Frame 1 (no input): blank canvas, image omitted
Frame 60 (the mouse pressed at the canvas centre just before this capture): blank canvas, image omitted
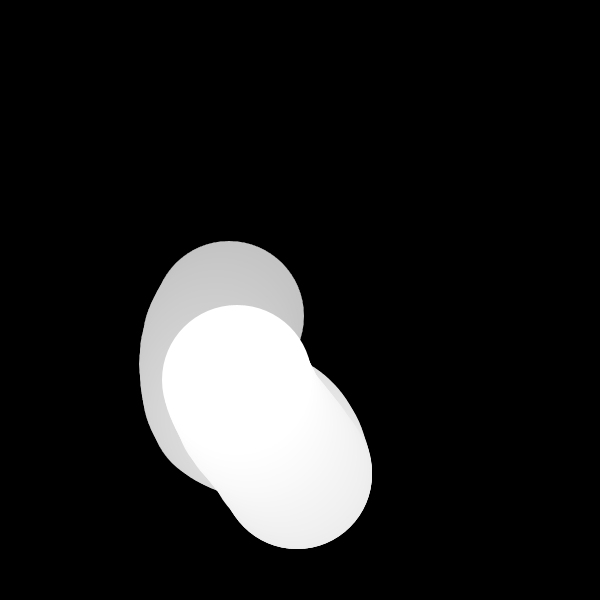
Frame 120 (the mouse held since frame 60 and released just before this capture)

The Processing sketch whose frames 1 and 60 were blank and that drew this single picture after the mouse press (run headless with seeded random() and noise(); from frame 60 on, the mouse is pressed at the canvas centre):

// Processing sketch: processing_79293
// ── processing_79293.pde

float start1 = 0.0;
float start2 = 1.0;
float increment = 0.01;
float a, b, xPos, yPos;


void setup () {
    size(600,600);
    background(0);
}
  
void draw () {
  xPos = (int)(noise(start1+= increment) * height);
  yPos = (int)(noise(start2+= increment) * height);
  fill(0, 1);
  rect(0, 0, width, height);
  smooth();
  noStroke();
  fill(255);
  ellipse(xPos,yPos,mouseX/2, mouseY/2);
  if(mousePressed){
   xPos = xPos*-1;
   yPos = yPos*-1;
  }
}
